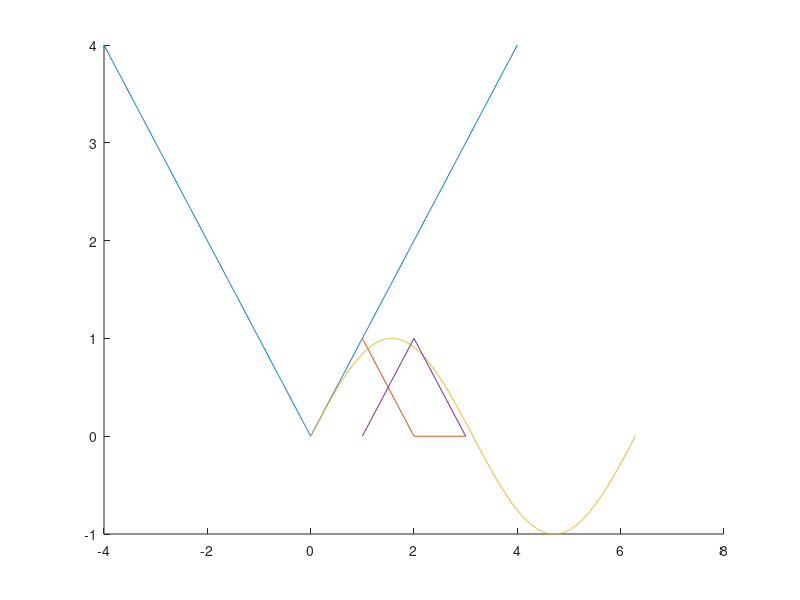

Reproduce this figure in MATLAB.
close all
x1 = -4 : 0.01 : 4;
x2 = 0 : 0.01 : 2*pi;

f1 = abs(x1);
f2 = sin(x2);

hold on
fig1 = plot(x1, f1, [1,0,0])
fig2 = plot(x2, f2, [0,1,0])